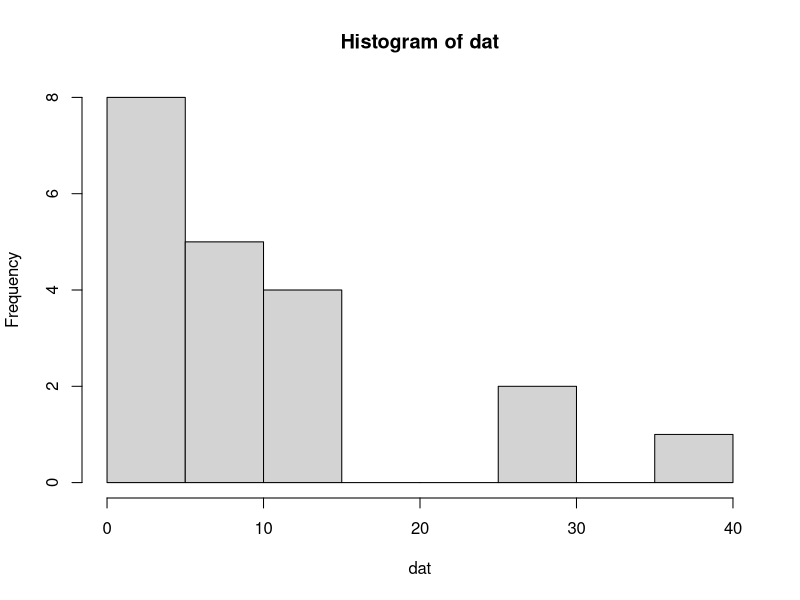
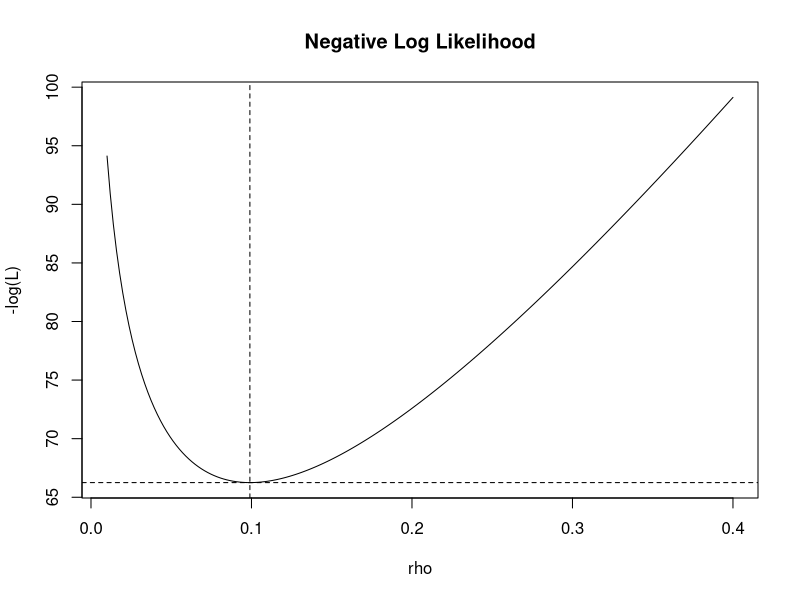
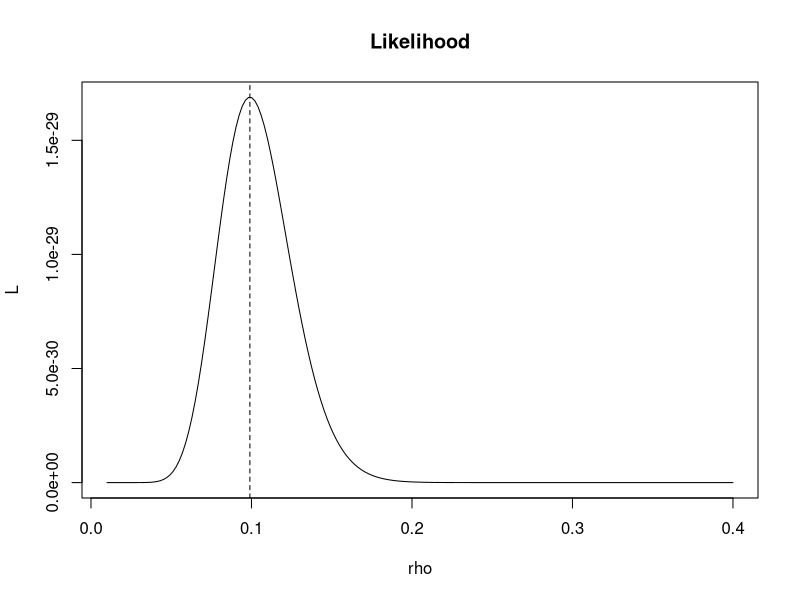
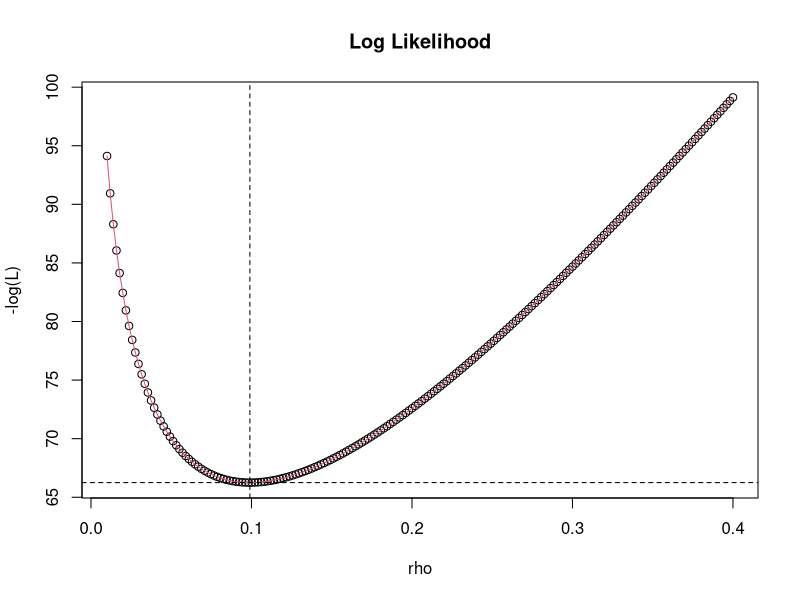
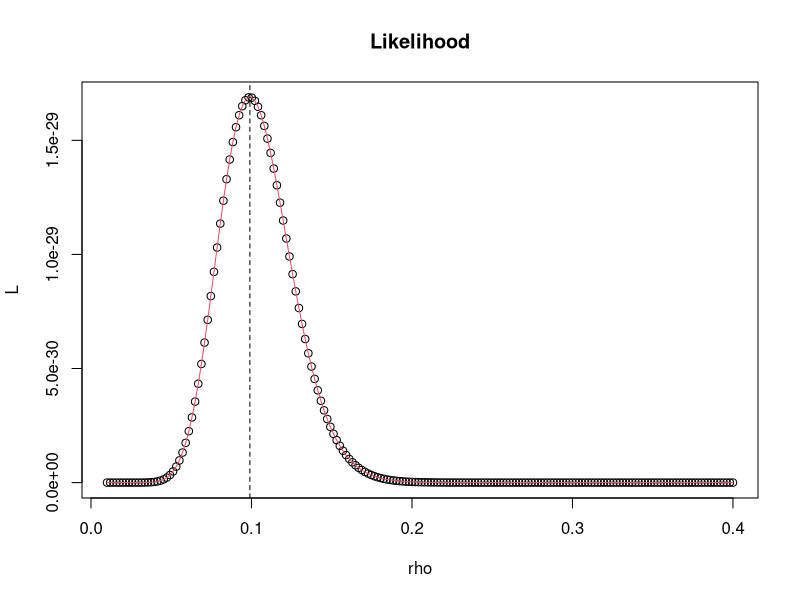
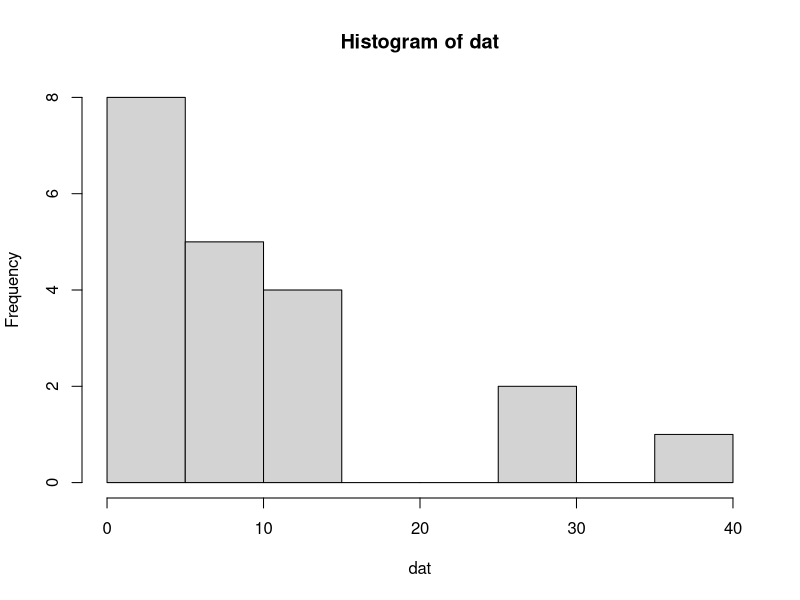
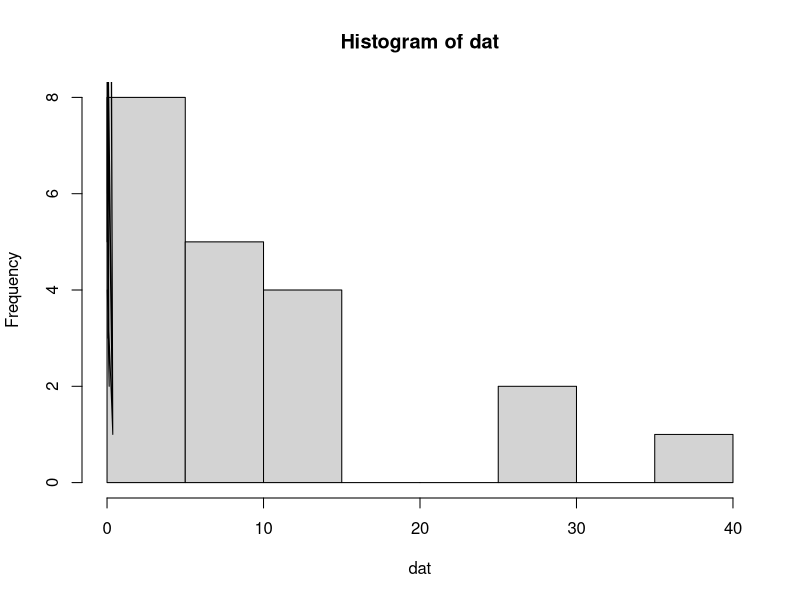
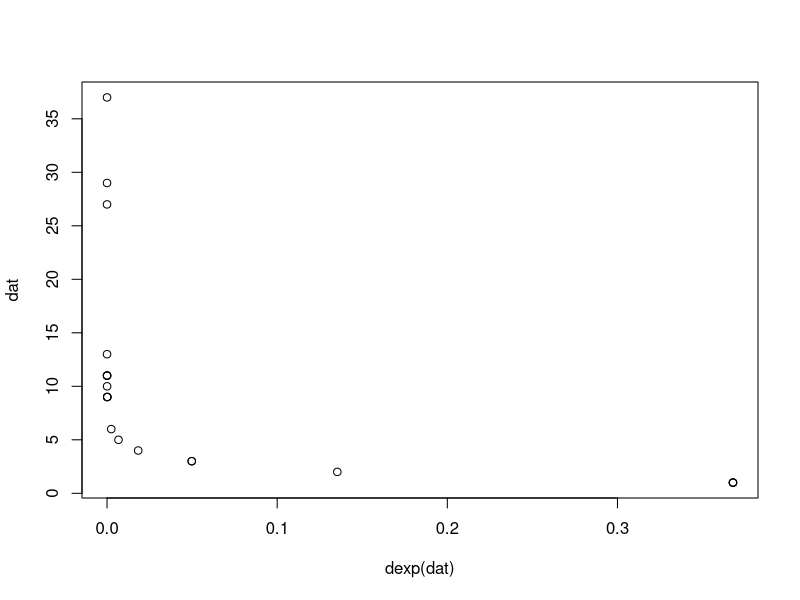

These charts were generated, in order, by the following R code: (Note: this script raises an error after producing the figures.)
## ---- chunk 1

## vector of survival times (days)
dat <- c(1,9,9,5,27,9,29,1,11,3,3,11,13,6,11,2,4,1,37,10)

## some basic exploratory analysis
hist(dat)
summary(dat)
n <- length(dat)
n


##Analytical solution
rho_mle <- 1/mean(dat)
rho_mle

## negative log-likelihood at solution
-n*log(rho_mle) + rho_mle*sum(dat) # Why not just -n*log(rho) ?

## Negative log LiKelihood function for the EXPonential model
## Version 1
lkexp <- function(rho){
  -n*log(rho) + rho*sum(dat)
}
lkexp(rho_mle) # it matches

## likelihood profile

rseq <- seq(0.01,0.4,length=200)		## range of rho values on the x-axis

## Plot in the –log domain:
plot(rseq,lkexp(rseq),main="Negative Log Likelihood",
	xlab="rho",ylab="-log(L)",type='l')
abline(v=rho_mle,lty=2)
abline(h=lkexp(rho_mle),lty=2)

## Plot in the linear domain
plot(rseq,exp(-lkexp(rseq)),main="Likelihood",xlab="rho",ylab="L",type='l')
abline(v=rho_mle,lty=2)

dexp(dat[1],rho_mle)
dexp(dat,rho_mle)

dexp(dat,rho_mle,log=TRUE)

## likelihood function - version 2
lkexp2 <- function(rho){
  -sum(dexp(dat,rho,log=TRUE))
}
lkexp2(rho_mle)
llk2 <- sapply(rseq,lkexp2)
llk2



plot(rseq,lkexp(rseq),main="Log Likelihood",xlab="rho",ylab="-log(L)")
lines(rseq,llk2,col=2)
abline(v=rho_mle,lty=2)
abline(h=lkexp(rho_mle),lty=2)

plot(rseq,exp(-lkexp(rseq)),main="Likelihood",xlab="rho",ylab="L")
lines(rseq,exp(-llk2),col=2)
abline(v=rho_mle,lty=2)


fit <- optimize(lkexp,lower=0.01,upper=0.5,maximum=F)
fit


fit2 <- nlm(lkexp,0.03)
fit2
## ---- chunk 2
hist<-hist(dat)
plot(hist)
lines(dexp(dat),dat)

plot(dexp(dat),dat)

ggplot2::ggplot(data=dat)+
  ggplot2::geom_histogram()+
  ggplot2::geom_line()


## ---- chunk 3
surv = c(0,0,0,0,1,0,1,0,0,0,0,0,0,0,0,0,0,0,1,0)
n = length(surv)
y = sum(surv)
t=20 
## ---- chunk 4

surv = c(0,0,0,0,1,0,1,0,0,0,0,0,0,0,0,0,0,0,1,0)
n = length(surv)
y = sum(surv)
t=20 

exp_bionom<-function(rho){ #For t=20
  -dbinom(y,n, exp(-rho*20), log=TRUE)
}

fit_ex_binom<-optimise(exp_bionom, interval=c(0, 2))
fit #Estimate of Rho

### Calculating the -log likelyhood profile

plot( rseq,-dbinom(y,n, exp(-rseq*20), log=TRUE), ylab="Likelyhood", xlab="rho")
